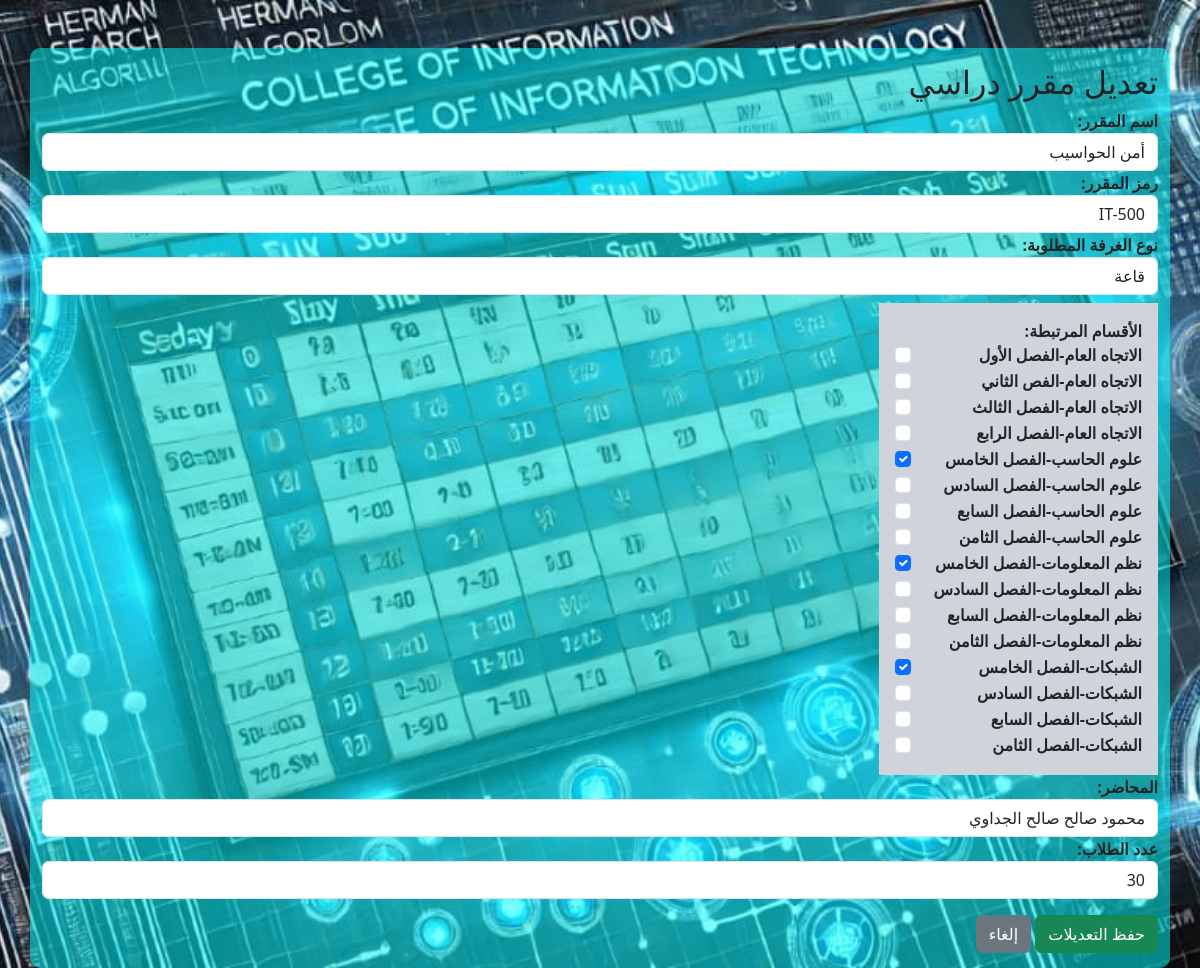
/edit-course/77/ (signed in), run on the app's committed database.
### scheduler/models.py (models this page shows, shortened)
class Course(models.Model):
    ROOM_TYPES = [
        ('hall', 'قاعة'),
        ('computer_lab', 'معمل حاسوب'),
        ('chemistry_lab', 'معمل كيمياء'),
        ('rocks_lab', 'معمل صخور'),
        ('biology_lab', 'معمل أحياء'),
    ]
    name = models.CharField(max_length=100)
    code = models.CharField(max_length=20)
    department = models.ManyToManyField(Department)
    lecturer = models.ForeignKey(Lecturer, on_delete=models.CASCADE)
    student_count = models.IntegerField(default=0)
    college = models.ForeignKey(College, on_delete=models.CASCADE)
    required_room_type = models.CharField(max_length=20, choices=ROOM_TYPES, default='hall')

class Department(models.Model):
    name = models.CharField(max_length=100)
    code = models.CharField(max_length=20)
    semester = models.ForeignKey(Semester, on_delete=models.CASCADE, null=True)
    college = models.ForeignKey(College, on_delete=models.CASCADE)
    def __str__(self):
        return f"{self.name}-{self.semester}"

class Semester(models.Model):
    semester_name = models.CharField(max_length=30, null=True)
    semester_number = models.IntegerField()
    college = models.ForeignKey(College, on_delete=models.CASCADE)
    def __str__(self):
        return str(self.semester_name)

class Lecturer(models.Model):
    name = models.CharField(max_length=100)
    number = models.IntegerField()
    college = models.ForeignKey(College, on_delete=models.CASCADE)

### scheduler/views.py (the view, shortened to what this page needs)
# urls.py: path('edit-course/<int:course_id>/', views.edit_course, name='edit_course'),
@login_required(login_url='Login_view')
def edit_course(request, course_id):
    user_college = get_object_or_404(College, user=request.user)
    course = get_object_or_404(Course, id=course_id, college=user_college)
    departments = Department.objects.filter(college=user_college)
    lecturers = Lecturer.objects.filter(college=user_college)
    return render(request, 'edit_course.html', {
        'course': course,
        'departments': departments,
        'lecturers': lecturers,
    })

### templates/edit_course.html (shortened to what this page needs)
{% extends 'base.html' %}
{% load static %}
{% block contant %}
<div class="container mt-5" dir="rtl">
    <h2>تعديل مقرر دراسي</h2>
    <form method="POST">
        <div class="form-group">
            <label class="fw-bold" for="name">اسم المقرر:</label>
            <input type="text" name="name" id="name" class="form-control" value="{{ course.name }}" required>
        </div>
        <div class="form-group">
            <label class="fw-bold" for="code">رمز المقرر:</label>
            <input type="text" name="code" id="code" class="form-control" value="{{ course.code }}" required>
        </div>
        <div class="form-group">
            <label class="fw-bold" for="required_room_type">نوع الغرفة المطلوبة:</label>
            <select name="required_room_type" id="required_room_type" class="form-control" required>
                <option value="hall" {% if course.required_room_type == "hall" %}selected{% endif %}>قاعة</option>
            </select>
        </div>
        <div class="form-group bg-dark-subtle mt-2 p-3 w-25">
            <label class="fw-bold" for="departments">الأقسام المرتبطة:</label>
            <div id="departments">
                {% for department in departments %}
                    <div class="form-check">
                        <input type="checkbox" name="departments" value="{{ department.id }}" class="form-check-input" id="department_{{ department.id }}"
                               {% if department in course.department.all %}checked{% endif %}>
                        <label class="fw-bold form-check-label" for="department_{{ department.id }}">{{ department }}</label>
                    </div>
                {% endfor %}
            </div>
        </div>
        <div class="form-group">
            <label for="lecturer" class="fw-bold">المحاضر:</label>
            <select name="lecturer" id="lecturer" class="form-control">
                {% for lecturer in lecturers %}
                    <option value="{{ lecturer.id }}" {% if lecturer == course.lecturer %}selected{% endif %}>{{ lecturer.name }}</option>
                {% endfor %}
            </select>
        </div>
        <div class="form-group">
            <label class="fw-bold" for="student_count">عدد الطلاب:</label>
            <input type="number" name="student_count" id="student_count" class="form-control" value="{{ course.student_count }}" required>
        </div>
        <button type="submit" class="btn btn-success mt-3">حفظ التعديلات</button>
        <a href="{% url 'add_course' %}" class="btn btn-secondary mt-3">إلغاء</a>
    </form>
</div>
{% endblock %}

### schedule_optimizer/static/css/main.css (style rules this page uses)
.container { background-color:rgba(0, 255, 255, 0.5); padding: 15px; border-radius: 10px; }
.form-check { display: flex; align-items: center; margin-bottom: 0.5rem; }
.form-check-label { margin-left: 10px; }

### data on the page
Course: name "أمن الحواسيب", code "IT-500", required_room_type "قاعة", lecturer "محمود صالح صالح الجداوي", student_count "30"
Department: name+semester "الاتجاه العام-الفصل الأول"
Department: name+semester "الاتجاه العام-الفص الثاني"
Department: name+semester "الاتجاه العام-الفصل الثالث"
Department: name+semester "الاتجاه العام-الفصل الرابع"
Department: departments "☑", name+semester "علوم الحاسب-الفصل الخامس"
Department: name+semester "علوم الحاسب-الفصل السادس"
Department: name+semester "علوم الحاسب-الفصل السابع"
Department: name+semester "علوم الحاسب-الفصل الثامن"
Department: departments "☑", name+semester "نظم المعلومات-الفصل الخامس"
Department: name+semester "نظم المعلومات-الفصل السادس"
Department: name+semester "نظم المعلومات-الفصل السابع"
Department: name+semester "نظم المعلومات-الفصل الثامن"
Department: departments "☑", name+semester "الشبكات-الفصل الخامس"
Department: name+semester "الشبكات-الفصل السادس"
Department: name+semester "الشبكات-الفصل السابع"
Department: name+semester "الشبكات-الفصل الثامن"
